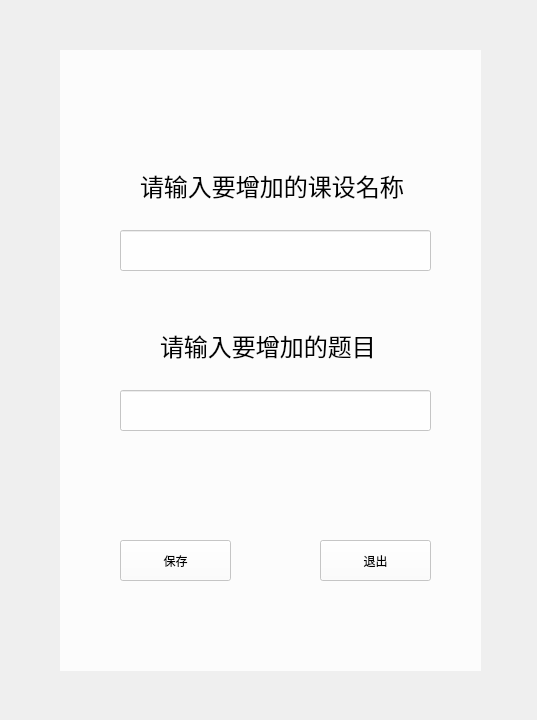
<?xml version="1.0" encoding="UTF-8"?>
<ui version="4.0">
 <class>addtopicClass</class>
 <widget class="QWidget" name="addtopicClass">
  <property name="geometry">
   <rect>
    <x>0</x>
    <y>0</y>
    <width>537</width>
    <height>720</height>
   </rect>
  </property>
  <property name="minimumSize">
   <size>
    <width>537</width>
    <height>720</height>
   </size>
  </property>
  <property name="maximumSize">
   <size>
    <width>537</width>
    <height>730</height>
   </size>
  </property>
  <property name="windowTitle">
   <string>增加选题</string>
  </property>
  <property name="windowIcon">
   <iconset>
    <normaloff>image/学院logo（jiangsu university jingjiang college）.png</normaloff>image/学院logo（jiangsu university jingjiang college）.png</iconset>
  </property>
  <widget class="QLabel" name="label">
   <property name="geometry">
    <rect>
     <x>0</x>
     <y>0</y>
     <width>1280</width>
     <height>720</height>
    </rect>
   </property>
   <property name="minimumSize">
    <size>
     <width>1280</width>
     <height>720</height>
    </size>
   </property>
   <property name="maximumSize">
    <size>
     <width>1280</width>
     <height>720</height>
    </size>
   </property>
   <property name="text">
    <string/>
   </property>
   <property name="pixmap">
    <pixmap>image/雪山.png</pixmap>
   </property>
   <property name="scaledContents">
    <bool>true</bool>
   </property>
  </widget>
  <widget class="QWidget" name="widget" native="true">
   <property name="geometry">
    <rect>
     <x>60</x>
     <y>50</y>
     <width>421</width>
     <height>621</height>
    </rect>
   </property>
   <property name="styleSheet">
    <string notr="true">background-color: rgba(255, 255, 255, 200);
</string>
   </property>
   <widget class="QLineEdit" name="topic_val">
    <property name="geometry">
     <rect>
      <x>60</x>
      <y>340</y>
      <width>311</width>
      <height>41</height>
     </rect>
    </property>
    <property name="text">
     <string/>
    </property>
    <property name="alignment">
     <set>Qt::AlignCenter</set>
    </property>
   </widget>
   <widget class="QLabel" name="label_2">
    <property name="geometry">
     <rect>
      <x>80</x>
      <y>110</y>
      <width>271</width>
      <height>51</height>
     </rect>
    </property>
    <property name="font">
     <font>
      <family>楷体</family>
      <pointsize>18</pointsize>
     </font>
    </property>
    <property name="styleSheet">
     <string notr="true">background-color: rgba(255, 255, 255, 0);</string>
    </property>
    <property name="text">
     <string>请输入要增加的课设名称</string>
    </property>
   </widget>
   <widget class="QLabel" name="label_3">
    <property name="geometry">
     <rect>
      <x>100</x>
      <y>270</y>
      <width>221</width>
      <height>51</height>
     </rect>
    </property>
    <property name="font">
     <font>
      <family>楷体</family>
      <pointsize>18</pointsize>
     </font>
    </property>
    <property name="styleSheet">
     <string notr="true">background-color: rgba(255, 255, 255, 0);</string>
    </property>
    <property name="text">
     <string>请输入要增加的题目</string>
    </property>
   </widget>
   <widget class="QLineEdit" name="class_name">
    <property name="geometry">
     <rect>
      <x>60</x>
      <y>180</y>
      <width>311</width>
      <height>41</height>
     </rect>
    </property>
    <property name="text">
     <string/>
    </property>
    <property name="alignment">
     <set>Qt::AlignCenter</set>
    </property>
   </widget>
   <widget class="QPushButton" name="btn_save">
    <property name="geometry">
     <rect>
      <x>60</x>
      <y>490</y>
      <width>111</width>
      <height>41</height>
     </rect>
    </property>
    <property name="text">
     <string>保存</string>
    </property>
   </widget>
   <widget class="QPushButton" name="btn_exit">
    <property name="geometry">
     <rect>
      <x>260</x>
      <y>490</y>
      <width>111</width>
      <height>41</height>
     </rect>
    </property>
    <property name="text">
     <string>退出</string>
    </property>
   </widget>
  </widget>
 </widget>
 <layoutdefault spacing="6" margin="11"/>
 <resources/>
 <connections/>
</ui>
